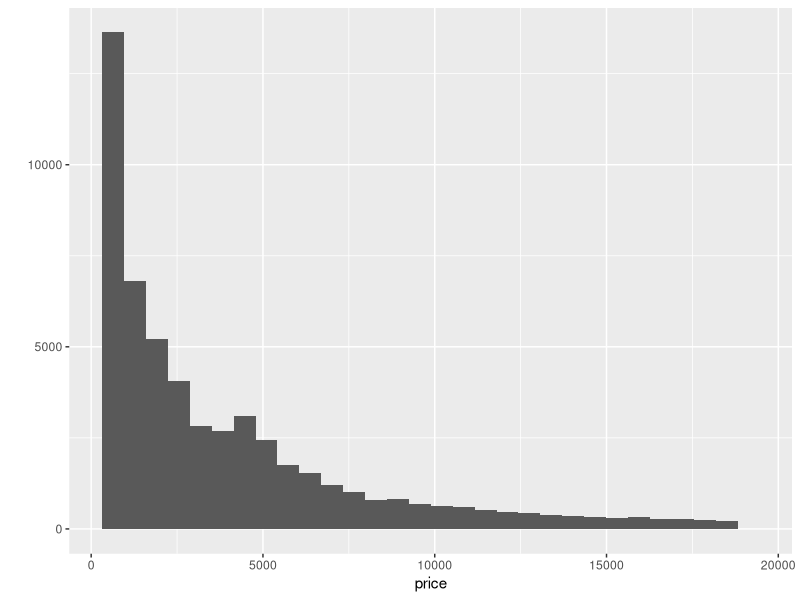
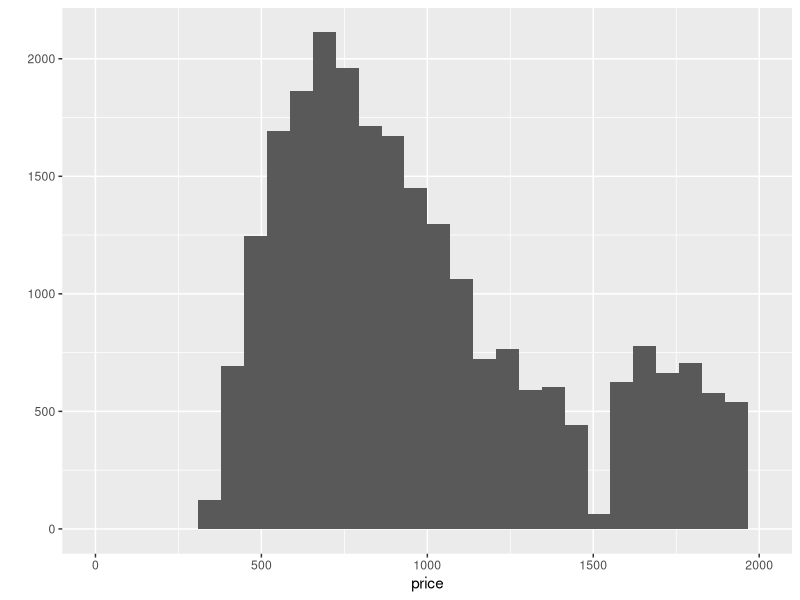
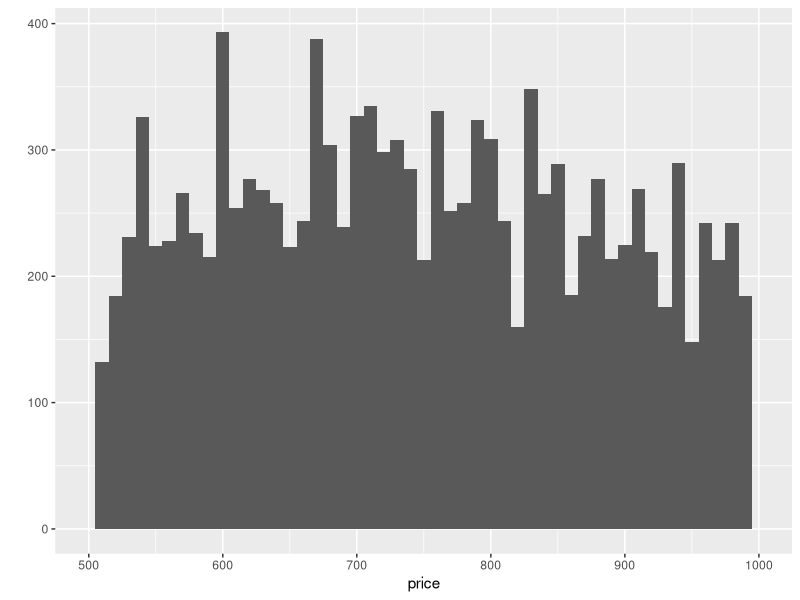
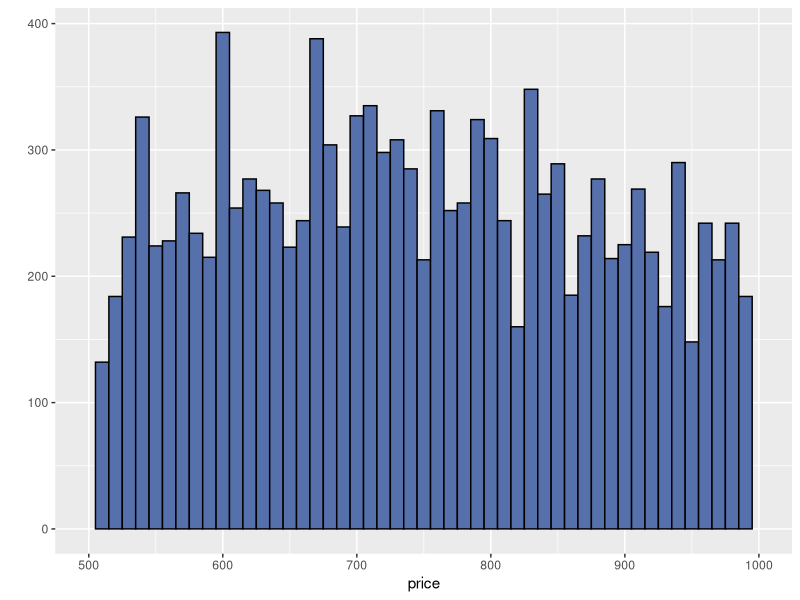
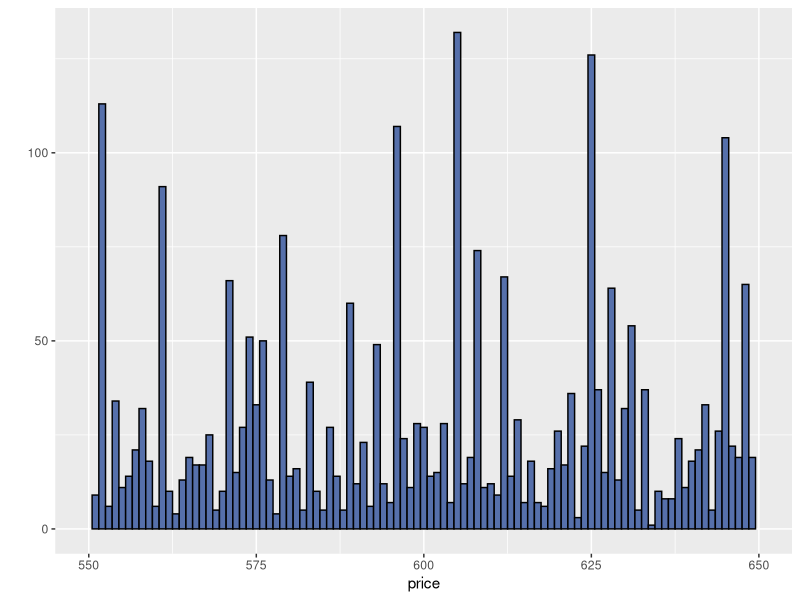
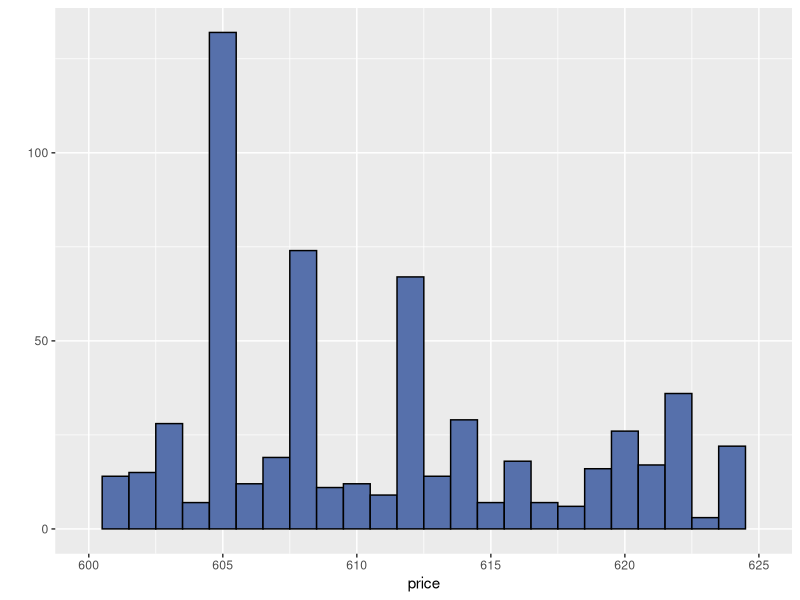
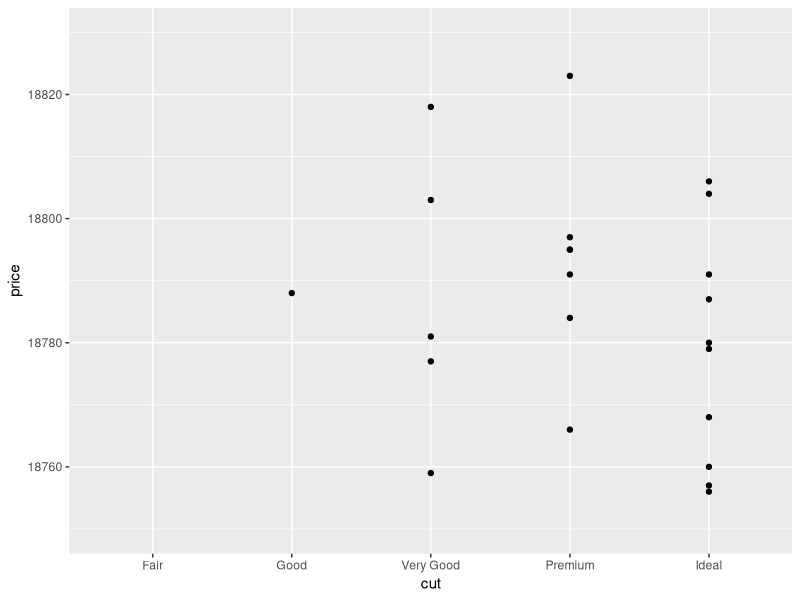
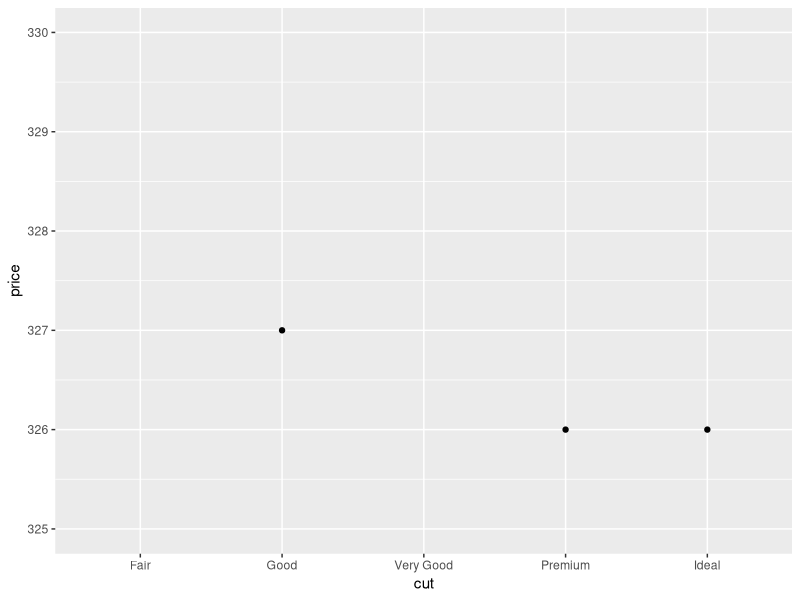

Here is the R script that generated these plots, in order:
## ---- chunk 1
knitr::opts_chunk$set(echo = TRUE)
## ---- chunk 2
library('ggplot2')
summary(diamonds)
## ---- chunk 3
head(diamonds)
?diamonds
## ---- chunk 4
levels(diamonds$clarity)
levels(diamonds$cut)
levels(diamonds$color)
## ---- chunk 5
qplot(data = diamonds, x = price)
## ---- chunk 6
summary(diamonds$price)
## ---- chunk 7
qplot(data = diamonds, x = price) +
  scale_x_continuous(limits = c(0, 2000))

print(length(diamonds$price[diamonds$price < 2401])) #less than median
print(length(diamonds$price[diamonds$price > 3933])) #less than mean
## ---- chunk 8
qplot(data = diamonds, x = price, binwidth = 10) + 
  scale_x_continuous(limits = c(500, 1000))

qplot(data = diamonds, x = price, binwidth = 10,
      fill = I("#5670AB"), color = I('black')) +
  scale_x_continuous(limits = c(500, 1000))

qplot(data = diamonds, x = price, binwidth = 1,
      fill = I("#5670AB"), color = I('black')) +
  scale_x_continuous(limits = c(550, 650))

qplot(data = diamonds, x = price, binwidth = 1,
      fill = I("#5670AB"), color = I('black')) +
  scale_x_continuous(limits = c(600, 625))
## ---- chunk 9
by(diamonds$price, diamonds$cut, summary)
## ---- chunk 10
qplot(data = diamonds, 
      x = cut,
      y = price) +
  scale_y_continuous(limits = c(18750, 18830))
## ---- chunk 11
qplot(data = diamonds, 
      x = cut,
      y = price) +
  scale_y_continuous(limits = c(325, 330))
